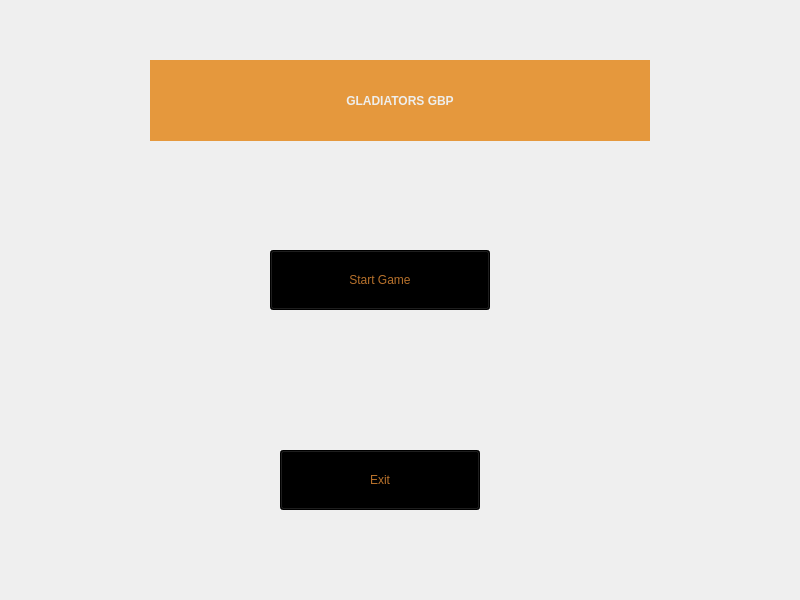
<?xml version="1.0" encoding="UTF-8"?>
<ui version="4.0">
 <class>Menu</class>
 <widget class="QMainWindow" name="Menu">
  <property name="geometry">
   <rect>
    <x>0</x>
    <y>0</y>
    <width>800</width>
    <height>600</height>
   </rect>
  </property>
  <property name="minimumSize">
   <size>
    <width>800</width>
    <height>600</height>
   </size>
  </property>
  <property name="maximumSize">
   <size>
    <width>800</width>
    <height>600</height>
   </size>
  </property>
  <property name="windowTitle">
   <string>GladiatorsGBP</string>
  </property>
  <property name="styleSheet">
   <string notr="true"/>
  </property>
  <widget class="QWidget" name="centralwidget">
   <widget class="QPushButton" name="exitButton">
    <property name="geometry">
     <rect>
      <x>280</x>
      <y>450</y>
      <width>200</width>
      <height>60</height>
     </rect>
    </property>
    <property name="styleSheet">
     <string notr="true">color: rgb(183, 113, 43);
font: 28pt &quot;Ubuntu&quot;;
background-color: rgb(0, 0, 0);</string>
    </property>
    <property name="text">
     <string>Exit</string>
    </property>
   </widget>
   <widget class="QPushButton" name="startButton">
    <property name="geometry">
     <rect>
      <x>270</x>
      <y>250</y>
      <width>220</width>
      <height>60</height>
     </rect>
    </property>
    <property name="styleSheet">
     <string notr="true">color: rgb(183, 113, 43);
font: 28pt &quot;Ubuntu&quot;;
background-color: rgb(0, 0, 0);</string>
    </property>
    <property name="text">
     <string>Start Game</string>
    </property>
   </widget>
   <widget class="QLabel" name="label">
    <property name="geometry">
     <rect>
      <x>150</x>
      <y>60</y>
      <width>500</width>
      <height>81</height>
     </rect>
    </property>
    <property name="styleSheet">
     <string notr="true">font: 57 italic 40pt &quot;Ubuntu&quot;;
color: rgb(238, 238, 236);
font: bold;
background-color: rgb(229, 152, 61);</string>
    </property>
    <property name="text">
     <string>GLADIATORS GBP</string>
    </property>
    <property name="alignment">
     <set>Qt::AlignCenter</set>
    </property>
   </widget>
  </widget>
 </widget>
 <resources/>
 <connections/>
</ui>
